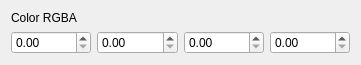
<?xml version="1.0" encoding="UTF-8"?>
<ui version="4.0">
 <class>Color</class>
 <widget class="QWidget" name="Color">
  <property name="geometry">
   <rect>
    <x>0</x>
    <y>0</y>
    <width>361</width>
    <height>62</height>
   </rect>
  </property>
  <property name="windowTitle">
   <string>Form</string>
  </property>
  <layout class="QVBoxLayout" name="verticalLayout">
   <item>
    <widget class="QLabel" name="colorLabel">
     <property name="text">
      <string>Color RGBA</string>
     </property>
    </widget>
   </item>
   <item>
    <layout class="QHBoxLayout" name="horizontalLayout">
     <item>
      <widget class="QDoubleSpinBox" name="spinR">
       <property name="maximum">
        <double>1.000000000000000</double>
       </property>
       <property name="singleStep">
        <double>0.010000000000000</double>
       </property>
      </widget>
     </item>
     <item>
      <widget class="QDoubleSpinBox" name="spinG">
       <property name="maximum">
        <double>1.000000000000000</double>
       </property>
       <property name="singleStep">
        <double>0.010000000000000</double>
       </property>
      </widget>
     </item>
     <item>
      <widget class="QDoubleSpinBox" name="spinB">
       <property name="maximum">
        <double>1.000000000000000</double>
       </property>
       <property name="singleStep">
        <double>0.010000000000000</double>
       </property>
      </widget>
     </item>
     <item>
      <widget class="QDoubleSpinBox" name="spinA">
       <property name="maximum">
        <double>1.000000000000000</double>
       </property>
       <property name="singleStep">
        <double>0.010000000000000</double>
       </property>
      </widget>
     </item>
    </layout>
   </item>
  </layout>
 </widget>
 <resources/>
 <connections/>
</ui>
